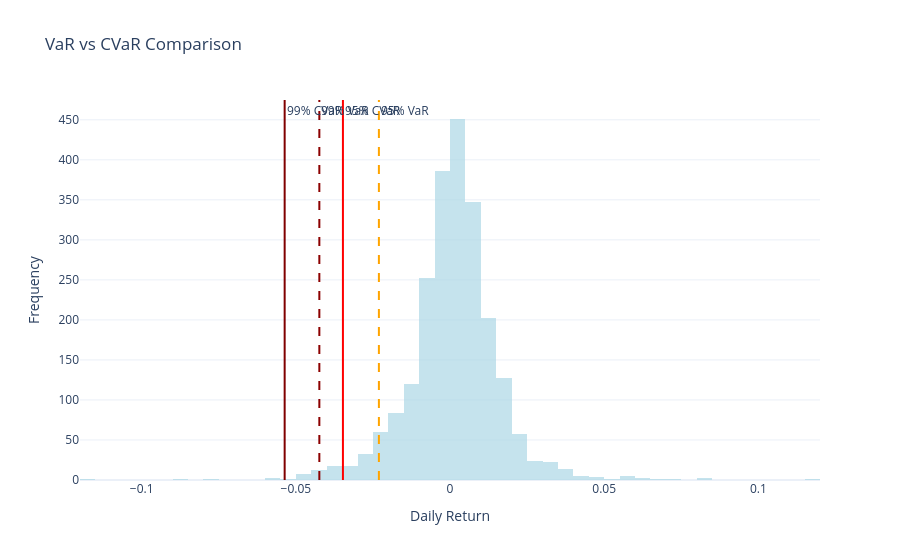

The cell this chart's notebook holds for it:
### Markdown cell above
## 3. Conditional VaR (Expected Shortfall)

### Code cell
def calculate_cvar(returns, confidence=0.95):
    """
    Calculate Conditional VaR (Expected Shortfall)
    """
    var = np.percentile(returns, (1 - confidence) * 100)
    cvar = returns[returns <= var].mean()
    
    # Also calculate the distribution of losses beyond VaR
    tail_losses = returns[returns <= var]
    
    return var, cvar, tail_losses

# Calculate CVaR
var_95, cvar_95, tail_95 = calculate_cvar(portfolio_returns, 0.95)
var_99, cvar_99, tail_99 = calculate_cvar(portfolio_returns, 0.99)

# Visualize CVaR
fig = go.Figure()

# Add histogram
fig.add_trace(go.Histogram(
    x=portfolio_returns,
    nbinsx=100,
    name='Returns',
    marker_color='lightblue',
    opacity=0.7
))

# Add VaR and CVaR lines
fig.add_vline(x=var_95, line_dash="dash", line_color="orange", 
              annotation_text="95% VaR")
fig.add_vline(x=cvar_95, line_dash="solid", line_color="red", 
              annotation_text="95% CVaR")
fig.add_vline(x=var_99, line_dash="dash", line_color="darkred", 
              annotation_text="99% VaR")
fig.add_vline(x=cvar_99, line_dash="solid", line_color="maroon", 
              annotation_text="99% CVaR")

fig.update_layout(
    title='VaR vs CVaR Comparison',
    xaxis_title='Daily Return',
    yaxis_title='Frequency',
    template='plotly_white',
    height=500
)

fig.show()

print("Risk Metrics Summary:")
print("=" * 50)
print(f"95% VaR: {var_95:.3%} | 95% CVaR: {cvar_95:.3%}")
print(f"99% VaR: {var_99:.3%} | 99% CVaR: {cvar_99:.3%}")
print(f"\nCVaR/VaR Ratio:")
print(f"  95%: {cvar_95/var_95:.2f}x")
print(f"  99%: {cvar_99/var_99:.2f}x")
print(f"\nTail observations: {len(tail_95)} (95%), {len(tail_99)} (99%)")

### Figure 1 — Plotly figure (JSON) as saved in the notebook; plotly's stock layout.template omitted (floating-point values rounded to 4 significant figures; data arrays with more than 128 entries replaced by an {"elided": "..."} marker saying what was removed)
{"data": [{"marker": {"color": "lightblue"}, "name": "Returns", "nbinsx": 100, "opacity": 0.7, "type": "histogram", "x": {"elided": "2263 float values"}}], "layout": {"annotations": [{"showarrow": false, "text": "95% VaR", "x": -0.02306, "xanchor": "left", "xref": "x", "y": 1, "yanchor": "top", "yref": "y domain"}, {"showarrow": false, "text": "95% CVaR", "x": -0.03473, "xanchor": "left", "xref": "x", "y": 1, "yanchor": "top", "yref": "y domain"}, {"showarrow": false, "text": "99% VaR", "x": -0.04238, "xanchor": "left", "xref": "x", "y": 1, "yanchor": "top", "yref": "y domain"}, {"showarrow": false, "text": "99% CVaR", "x": -0.05362, "xanchor": "left", "xref": "x", "y": 1, "yanchor": "top", "yref": "y domain"}], "autosize": true, "shapes": [{"line": {"color": "orange", "dash": "dash"}, "type": "line", "x0": -0.02306, "x1": -0.02306, "xref": "x", "y0": 0, "y1": 1, "yref": "y domain"}, {"line": {"color": "red", "dash": "solid"}, "type": "line", "x0": -0.03473, "x1": -0.03473, "xref": "x", "y0": 0, "y1": 1, "yref": "y domain"}, {"line": {"color": "darkred", "dash": "dash"}, "type": "line", "x0": -0.04238, "x1": -0.04238, "xref": "x", "y0": 0, "y1": 1, "yref": "y domain"}, {"line": {"color": "maroon", "dash": "solid"}, "type": "line", "x0": -0.05362, "x1": -0.05362, "xref": "x", "y0": 0, "y1": 1, "yref": "y domain"}], "title": {"text": "VaR vs CVaR Comparison"}, "xaxis": {"autorange": true, "range": [-0.12, 0.12], "title": {"text": "Daily Return"}, "type": "linear"}, "yaxis": {"autorange": true, "range": [0, 474.7], "title": {"text": "Frequency"}}}}
